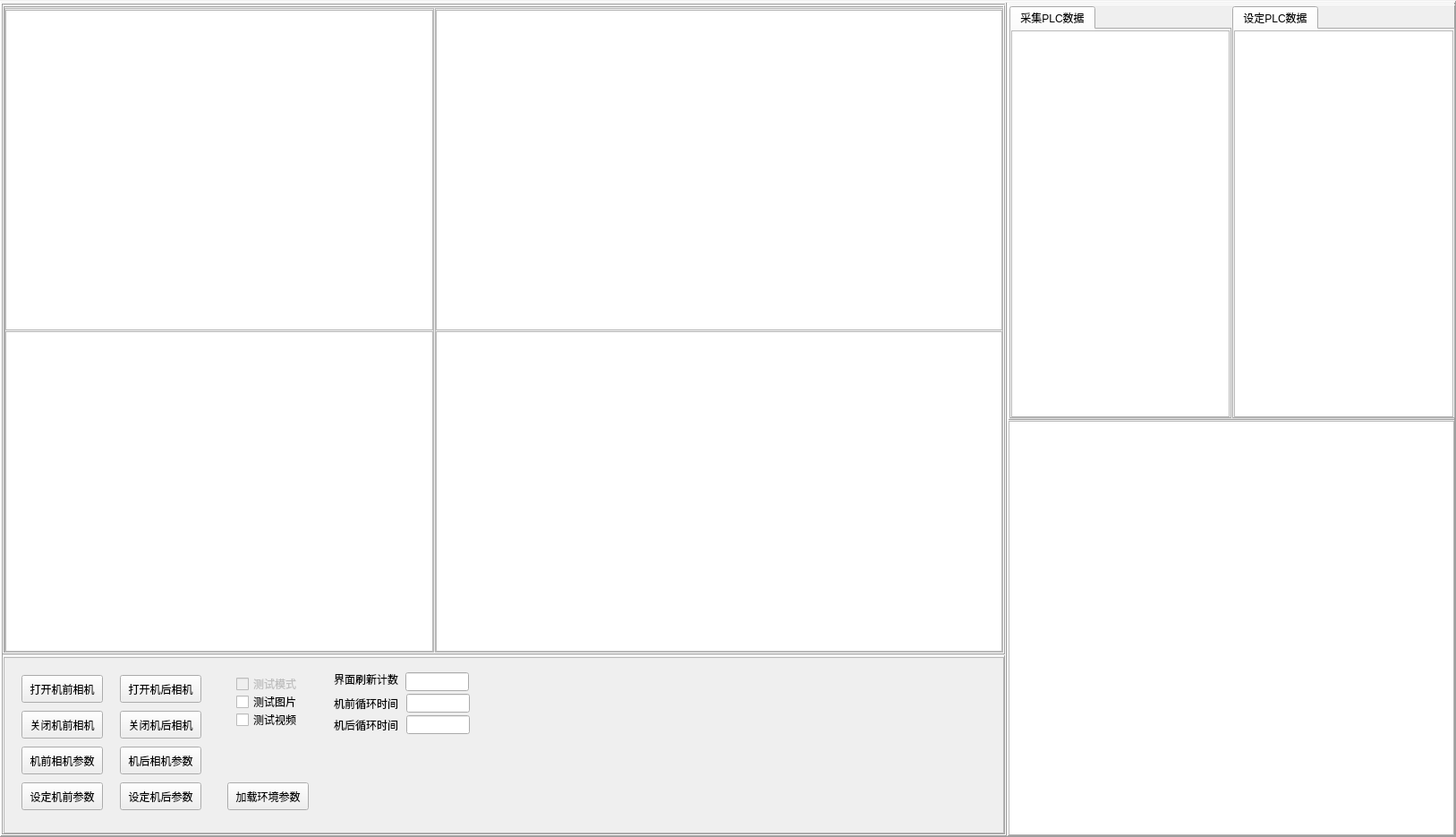
<?xml version="1.0" encoding="UTF-8"?>
<ui version="4.0">
 <class>frmView1</class>
 <widget class="QWidget" name="frmView1">
  <property name="geometry">
   <rect>
    <x>0</x>
    <y>0</y>
    <width>1627</width>
    <height>935</height>
   </rect>
  </property>
  <property name="windowTitle">
   <string>Form</string>
  </property>
  <layout class="QHBoxLayout" name="horizontalLayout">
   <property name="spacing">
    <number>1</number>
   </property>
   <property name="leftMargin">
    <number>0</number>
   </property>
   <property name="topMargin">
    <number>1</number>
   </property>
   <property name="rightMargin">
    <number>0</number>
   </property>
   <property name="bottomMargin">
    <number>0</number>
   </property>
   <item>
    <widget class="QFrame" name="frame">
     <property name="sizePolicy">
      <sizepolicy hsizetype="Expanding" vsizetype="Expanding">
       <horstretch>0</horstretch>
       <verstretch>0</verstretch>
      </sizepolicy>
     </property>
     <property name="minimumSize">
      <size>
       <width>1095</width>
       <height>0</height>
      </size>
     </property>
     <property name="maximumSize">
      <size>
       <width>16777215</width>
       <height>16777215</height>
      </size>
     </property>
     <property name="frameShape">
      <enum>QFrame::Panel</enum>
     </property>
     <property name="frameShadow">
      <enum>QFrame::Raised</enum>
     </property>
     <layout class="QHBoxLayout" name="horizontalLayout_2">
      <property name="spacing">
       <number>1</number>
      </property>
      <property name="leftMargin">
       <number>0</number>
      </property>
      <property name="topMargin">
       <number>1</number>
      </property>
      <property name="rightMargin">
       <number>0</number>
      </property>
      <property name="bottomMargin">
       <number>0</number>
      </property>
      <item>
       <widget class="QFrame" name="frame_10">
        <property name="sizePolicy">
         <sizepolicy hsizetype="Expanding" vsizetype="Expanding">
          <horstretch>0</horstretch>
          <verstretch>0</verstretch>
         </sizepolicy>
        </property>
        <property name="frameShape">
         <enum>QFrame::Box</enum>
        </property>
        <property name="frameShadow">
         <enum>QFrame::Raised</enum>
        </property>
        <layout class="QVBoxLayout" name="verticalLayout_5">
         <property name="spacing">
          <number>1</number>
         </property>
         <property name="leftMargin">
          <number>0</number>
         </property>
         <property name="topMargin">
          <number>1</number>
         </property>
         <property name="rightMargin">
          <number>0</number>
         </property>
         <property name="bottomMargin">
          <number>0</number>
         </property>
         <item>
          <widget class="QFrame" name="frame_8">
           <property name="sizePolicy">
            <sizepolicy hsizetype="Expanding" vsizetype="Expanding">
             <horstretch>0</horstretch>
             <verstretch>0</verstretch>
            </sizepolicy>
           </property>
           <property name="minimumSize">
            <size>
             <width>0</width>
             <height>0</height>
            </size>
           </property>
           <property name="maximumSize">
            <size>
             <width>16777215</width>
             <height>16777215</height>
            </size>
           </property>
           <property name="frameShape">
            <enum>QFrame::Box</enum>
           </property>
           <property name="frameShadow">
            <enum>QFrame::Raised</enum>
           </property>
           <layout class="QHBoxLayout" name="horizontalLayout_3">
            <property name="spacing">
             <number>1</number>
            </property>
            <property name="leftMargin">
             <number>0</number>
            </property>
            <property name="topMargin">
             <number>1</number>
            </property>
            <property name="rightMargin">
             <number>0</number>
            </property>
            <property name="bottomMargin">
             <number>0</number>
            </property>
            <item>
             <widget class="QFrame" name="frame_4">
              <property name="sizePolicy">
               <sizepolicy hsizetype="Expanding" vsizetype="Expanding">
                <horstretch>0</horstretch>
                <verstretch>0</verstretch>
               </sizepolicy>
              </property>
              <property name="minimumSize">
               <size>
                <width>480</width>
                <height>0</height>
               </size>
              </property>
              <property name="maximumSize">
               <size>
                <width>480</width>
                <height>16777215</height>
               </size>
              </property>
              <property name="frameShape">
               <enum>QFrame::StyledPanel</enum>
              </property>
              <property name="frameShadow">
               <enum>QFrame::Raised</enum>
              </property>
              <layout class="QVBoxLayout" name="verticalLayout">
               <property name="spacing">
                <number>1</number>
               </property>
               <property name="leftMargin">
                <number>0</number>
               </property>
               <property name="topMargin">
                <number>1</number>
               </property>
               <property name="rightMargin">
                <number>0</number>
               </property>
               <property name="bottomMargin">
                <number>0</number>
               </property>
               <item>
                <widget class="QWidget" name="widget" native="true">
                 <property name="sizePolicy">
                  <sizepolicy hsizetype="Expanding" vsizetype="Expanding">
                   <horstretch>0</horstretch>
                   <verstretch>0</verstretch>
                  </sizepolicy>
                 </property>
                 <property name="minimumSize">
                  <size>
                   <width>0</width>
                   <height>0</height>
                  </size>
                 </property>
                 <property name="maximumSize">
                  <size>
                   <width>16777215</width>
                   <height>16777215</height>
                  </size>
                 </property>
                 <layout class="QVBoxLayout" name="verticalLayout_3">
                  <property name="spacing">
                   <number>1</number>
                  </property>
                  <property name="leftMargin">
                   <number>0</number>
                  </property>
                  <property name="topMargin">
                   <number>0</number>
                  </property>
                  <property name="rightMargin">
                   <number>0</number>
                  </property>
                  <property name="bottomMargin">
                   <number>0</number>
                  </property>
                  <item>
                   <widget class="QGraphicsView" name="gView_front_ori"/>
                  </item>
                 </layout>
                </widget>
               </item>
               <item>
                <widget class="QWidget" name="widget_2" native="true">
                 <property name="sizePolicy">
                  <sizepolicy hsizetype="Expanding" vsizetype="Expanding">
                   <horstretch>0</horstretch>
                   <verstretch>0</verstretch>
                  </sizepolicy>
                 </property>
                 <layout class="QVBoxLayout" name="verticalLayout_11">
                  <property name="spacing">
                   <number>1</number>
                  </property>
                  <property name="leftMargin">
                   <number>0</number>
                  </property>
                  <property name="topMargin">
                   <number>0</number>
                  </property>
                  <property name="rightMargin">
                   <number>0</number>
                  </property>
                  <property name="bottomMargin">
                   <number>0</number>
                  </property>
                  <item>
                   <widget class="QGraphicsView" name="gView_back_ori"/>
                  </item>
                 </layout>
                </widget>
               </item>
              </layout>
             </widget>
            </item>
            <item>
             <widget class="QFrame" name="frame_7">
              <property name="sizePolicy">
               <sizepolicy hsizetype="Expanding" vsizetype="Expanding">
                <horstretch>0</horstretch>
                <verstretch>0</verstretch>
               </sizepolicy>
              </property>
              <property name="frameShape">
               <enum>QFrame::StyledPanel</enum>
              </property>
              <property name="frameShadow">
               <enum>QFrame::Raised</enum>
              </property>
              <layout class="QVBoxLayout" name="verticalLayout_2">
               <property name="spacing">
                <number>1</number>
               </property>
               <property name="leftMargin">
                <number>0</number>
               </property>
               <property name="topMargin">
                <number>1</number>
               </property>
               <property name="rightMargin">
                <number>0</number>
               </property>
               <property name="bottomMargin">
                <number>0</number>
               </property>
               <item>
                <widget class="QWidget" name="widget_3" native="true">
                 <property name="sizePolicy">
                  <sizepolicy hsizetype="Expanding" vsizetype="Expanding">
                   <horstretch>0</horstretch>
                   <verstretch>0</verstretch>
                  </sizepolicy>
                 </property>
                 <property name="minimumSize">
                  <size>
                   <width>0</width>
                   <height>0</height>
                  </size>
                 </property>
                 <property name="maximumSize">
                  <size>
                   <width>16777215</width>
                   <height>16777215</height>
                  </size>
                 </property>
                 <layout class="QVBoxLayout" name="verticalLayout_8">
                  <property name="spacing">
                   <number>1</number>
                  </property>
                  <property name="leftMargin">
                   <number>0</number>
                  </property>
                  <property name="topMargin">
                   <number>0</number>
                  </property>
                  <property name="rightMargin">
                   <number>0</number>
                  </property>
                  <property name="bottomMargin">
                   <number>0</number>
                  </property>
                  <item>
                   <widget class="QGraphicsView" name="gView_front_pro"/>
                  </item>
                 </layout>
                </widget>
               </item>
               <item>
                <widget class="QWidget" name="widget_4" native="true">
                 <property name="sizePolicy">
                  <sizepolicy hsizetype="Expanding" vsizetype="Expanding">
                   <horstretch>0</horstretch>
                   <verstretch>0</verstretch>
                  </sizepolicy>
                 </property>
                 <layout class="QVBoxLayout" name="verticalLayout_12">
                  <property name="spacing">
                   <number>1</number>
                  </property>
                  <property name="leftMargin">
                   <number>0</number>
                  </property>
                  <property name="topMargin">
                   <number>0</number>
                  </property>
                  <property name="rightMargin">
                   <number>0</number>
                  </property>
                  <property name="bottomMargin">
                   <number>0</number>
                  </property>
                  <item>
                   <widget class="QGraphicsView" name="gView_back_pro"/>
                  </item>
                 </layout>
                </widget>
               </item>
              </layout>
             </widget>
            </item>
           </layout>
          </widget>
         </item>
         <item>
          <widget class="QFrame" name="frame_3">
           <property name="sizePolicy">
            <sizepolicy hsizetype="Expanding" vsizetype="Expanding">
             <horstretch>0</horstretch>
             <verstretch>0</verstretch>
            </sizepolicy>
           </property>
           <property name="minimumSize">
            <size>
             <width>0</width>
             <height>200</height>
            </size>
           </property>
           <property name="maximumSize">
            <size>
             <width>16777215</width>
             <height>200</height>
            </size>
           </property>
           <property name="frameShape">
            <enum>QFrame::Panel</enum>
           </property>
           <property name="frameShadow">
            <enum>QFrame::Raised</enum>
           </property>
           <layout class="QVBoxLayout" name="verticalLayout_6">
            <property name="spacing">
             <number>1</number>
            </property>
            <property name="leftMargin">
             <number>0</number>
            </property>
            <property name="topMargin">
             <number>1</number>
            </property>
            <property name="rightMargin">
             <number>0</number>
            </property>
            <property name="bottomMargin">
             <number>0</number>
            </property>
            <item>
             <widget class="QFrame" name="frame_6">
              <property name="sizePolicy">
               <sizepolicy hsizetype="Expanding" vsizetype="Expanding">
                <horstretch>0</horstretch>
                <verstretch>0</verstretch>
               </sizepolicy>
              </property>
              <property name="minimumSize">
               <size>
                <width>0</width>
                <height>0</height>
               </size>
              </property>
              <property name="maximumSize">
               <size>
                <width>16777215</width>
                <height>16777215</height>
               </size>
              </property>
              <property name="frameShape">
               <enum>QFrame::StyledPanel</enum>
              </property>
              <property name="frameShadow">
               <enum>QFrame::Raised</enum>
              </property>
              <widget class="QCheckBox" name="checkBox_test_video">
               <property name="geometry">
                <rect>
                 <x>260</x>
                 <y>60</y>
                 <width>91</width>
                 <height>20</height>
                </rect>
               </property>
               <property name="text">
                <string>测试视频</string>
               </property>
              </widget>
              <widget class="QLabel" name="label">
               <property name="geometry">
                <rect>
                 <x>369</x>
                 <y>42</y>
                 <width>81</width>
                 <height>20</height>
                </rect>
               </property>
               <property name="text">
                <string>机前循环时间</string>
               </property>
              </widget>
              <widget class="QPushButton" name="pushButton_camera_get_para_f">
               <property name="geometry">
                <rect>
                 <x>20</x>
                 <y>100</y>
                 <width>91</width>
                 <height>31</height>
                </rect>
               </property>
               <property name="text">
                <string>机前相机参数</string>
               </property>
              </widget>
              <widget class="QPushButton" name="pushButton_camera_close_b">
               <property name="geometry">
                <rect>
                 <x>130</x>
                 <y>60</y>
                 <width>91</width>
                 <height>31</height>
                </rect>
               </property>
               <property name="text">
                <string>关闭机后相机</string>
               </property>
              </widget>
              <widget class="QPushButton" name="pushButton_camera_open_b">
               <property name="geometry">
                <rect>
                 <x>130</x>
                 <y>20</y>
                 <width>91</width>
                 <height>31</height>
                </rect>
               </property>
               <property name="text">
                <string>打开机后相机</string>
               </property>
              </widget>
              <widget class="QPushButton" name="pushButton_camera_set_para_f">
               <property name="geometry">
                <rect>
                 <x>20</x>
                 <y>140</y>
                 <width>91</width>
                 <height>31</height>
                </rect>
               </property>
               <property name="text">
                <string>设定机前参数</string>
               </property>
              </widget>
              <widget class="QPushButton" name="pushButton_camera_get_para_b">
               <property name="geometry">
                <rect>
                 <x>130</x>
                 <y>100</y>
                 <width>91</width>
                 <height>31</height>
                </rect>
               </property>
               <property name="text">
                <string>机后相机参数</string>
               </property>
              </widget>
              <widget class="QCheckBox" name="checkBox_test_mode">
               <property name="enabled">
                <bool>false</bool>
               </property>
               <property name="geometry">
                <rect>
                 <x>260</x>
                 <y>20</y>
                 <width>81</width>
                 <height>20</height>
                </rect>
               </property>
               <property name="text">
                <string>测试模式</string>
               </property>
              </widget>
              <widget class="QCheckBox" name="checkBox_test_img">
               <property name="geometry">
                <rect>
                 <x>260</x>
                 <y>40</y>
                 <width>91</width>
                 <height>20</height>
                </rect>
               </property>
               <property name="text">
                <string>测试图片</string>
               </property>
              </widget>
              <widget class="QLineEdit" name="lineEdit_disp_num">
               <property name="geometry">
                <rect>
                 <x>449</x>
                 <y>17</y>
                 <width>71</width>
                 <height>21</height>
                </rect>
               </property>
              </widget>
              <widget class="QLineEdit" name="lineEdit_camera_num_front">
               <property name="geometry">
                <rect>
                 <x>450</x>
                 <y>41</y>
                 <width>71</width>
                 <height>21</height>
                </rect>
               </property>
              </widget>
              <widget class="QPushButton" name="pushButton_camera_close_f">
               <property name="geometry">
                <rect>
                 <x>20</x>
                 <y>60</y>
                 <width>91</width>
                 <height>31</height>
                </rect>
               </property>
               <property name="text">
                <string>关闭机前相机</string>
               </property>
              </widget>
              <widget class="QPushButton" name="pushButton_camera_set_para_b">
               <property name="geometry">
                <rect>
                 <x>130</x>
                 <y>140</y>
                 <width>91</width>
                 <height>31</height>
                </rect>
               </property>
               <property name="text">
                <string>设定机后参数</string>
               </property>
              </widget>
              <widget class="QPushButton" name="pushButton_camera_open_f">
               <property name="geometry">
                <rect>
                 <x>20</x>
                 <y>20</y>
                 <width>91</width>
                 <height>31</height>
                </rect>
               </property>
               <property name="text">
                <string>打开机前相机</string>
               </property>
              </widget>
              <widget class="QLabel" name="label_2">
               <property name="geometry">
                <rect>
                 <x>369</x>
                 <y>17</y>
                 <width>81</width>
                 <height>16</height>
                </rect>
               </property>
               <property name="text">
                <string>界面刷新计数</string>
               </property>
              </widget>
              <widget class="QLabel" name="label_3">
               <property name="geometry">
                <rect>
                 <x>369</x>
                 <y>66</y>
                 <width>81</width>
                 <height>20</height>
                </rect>
               </property>
               <property name="text">
                <string>机后循环时间</string>
               </property>
              </widget>
              <widget class="QLineEdit" name="lineEdit_camera_num_back">
               <property name="geometry">
                <rect>
                 <x>450</x>
                 <y>65</y>
                 <width>71</width>
                 <height>21</height>
                </rect>
               </property>
              </widget>
              <widget class="QPushButton" name="pushButton_load_para">
               <property name="geometry">
                <rect>
                 <x>250</x>
                 <y>140</y>
                 <width>91</width>
                 <height>31</height>
                </rect>
               </property>
               <property name="text">
                <string>加载环境参数</string>
               </property>
              </widget>
             </widget>
            </item>
           </layout>
          </widget>
         </item>
        </layout>
       </widget>
      </item>
      <item>
       <widget class="QFrame" name="frame_5">
        <property name="sizePolicy">
         <sizepolicy hsizetype="Expanding" vsizetype="Expanding">
          <horstretch>0</horstretch>
          <verstretch>0</verstretch>
         </sizepolicy>
        </property>
        <property name="minimumSize">
         <size>
          <width>500</width>
          <height>0</height>
         </size>
        </property>
        <property name="maximumSize">
         <size>
          <width>500</width>
          <height>16777215</height>
         </size>
        </property>
        <property name="frameShape">
         <enum>QFrame::Panel</enum>
        </property>
        <property name="frameShadow">
         <enum>QFrame::Raised</enum>
        </property>
        <layout class="QVBoxLayout" name="verticalLayout_4">
         <property name="spacing">
          <number>1</number>
         </property>
         <property name="leftMargin">
          <number>0</number>
         </property>
         <property name="topMargin">
          <number>1</number>
         </property>
         <property name="rightMargin">
          <number>0</number>
         </property>
         <property name="bottomMargin">
          <number>0</number>
         </property>
         <item>
          <widget class="QFrame" name="frame_2">
           <property name="sizePolicy">
            <sizepolicy hsizetype="Expanding" vsizetype="Expanding">
             <horstretch>0</horstretch>
             <verstretch>0</verstretch>
            </sizepolicy>
           </property>
           <property name="minimumSize">
            <size>
             <width>500</width>
             <height>0</height>
            </size>
           </property>
           <property name="maximumSize">
            <size>
             <width>500</width>
             <height>16777215</height>
            </size>
           </property>
           <property name="frameShape">
            <enum>QFrame::Panel</enum>
           </property>
           <property name="frameShadow">
            <enum>QFrame::Raised</enum>
           </property>
           <layout class="QHBoxLayout" name="horizontalLayout_5">
            <property name="spacing">
             <number>1</number>
            </property>
            <property name="leftMargin">
             <number>0</number>
            </property>
            <property name="topMargin">
             <number>1</number>
            </property>
            <property name="rightMargin">
             <number>0</number>
            </property>
            <property name="bottomMargin">
             <number>0</number>
            </property>
            <item>
             <widget class="QTabWidget" name="tabWidget_2">
              <property name="minimumSize">
               <size>
                <width>0</width>
                <height>0</height>
               </size>
              </property>
              <property name="maximumSize">
               <size>
                <width>16777215</width>
                <height>16777215</height>
               </size>
              </property>
              <property name="currentIndex">
               <number>0</number>
              </property>
              <widget class="QWidget" name="tab_2">
               <attribute name="title">
                <string>采集PLC数据</string>
               </attribute>
               <layout class="QVBoxLayout" name="verticalLayout_9">
                <property name="spacing">
                 <number>1</number>
                </property>
                <property name="leftMargin">
                 <number>0</number>
                </property>
                <property name="topMargin">
                 <number>1</number>
                </property>
                <property name="rightMargin">
                 <number>0</number>
                </property>
                <property name="bottomMargin">
                 <number>0</number>
                </property>
                <item>
                 <widget class="QTableView" name="tableView_from_plc"/>
                </item>
               </layout>
              </widget>
             </widget>
            </item>
            <item>
             <widget class="QTabWidget" name="tabWidget_3">
              <property name="minimumSize">
               <size>
                <width>0</width>
                <height>0</height>
               </size>
              </property>
              <property name="maximumSize">
               <size>
                <width>16777215</width>
                <height>16777215</height>
               </size>
              </property>
              <property name="currentIndex">
               <number>0</number>
              </property>
              <widget class="QWidget" name="tab_4">
               <attribute name="title">
                <string>设定PLC数据</string>
               </attribute>
               <layout class="QVBoxLayout" name="verticalLayout_10">
                <property name="spacing">
                 <number>1</number>
                </property>
                <property name="leftMargin">
                 <number>0</number>
                </property>
                <property name="topMargin">
                 <number>1</number>
                </property>
                <property name="rightMargin">
                 <number>0</number>
                </property>
                <property name="bottomMargin">
                 <number>0</number>
                </property>
                <item>
                 <widget class="QTableView" name="tableView_to_plc"/>
                </item>
               </layout>
              </widget>
             </widget>
            </item>
           </layout>
          </widget>
         </item>
         <item>
          <widget class="QTextBrowser" name="textBrowser"/>
         </item>
        </layout>
       </widget>
      </item>
     </layout>
    </widget>
   </item>
  </layout>
 </widget>
 <resources/>
 <connections/>
</ui>
